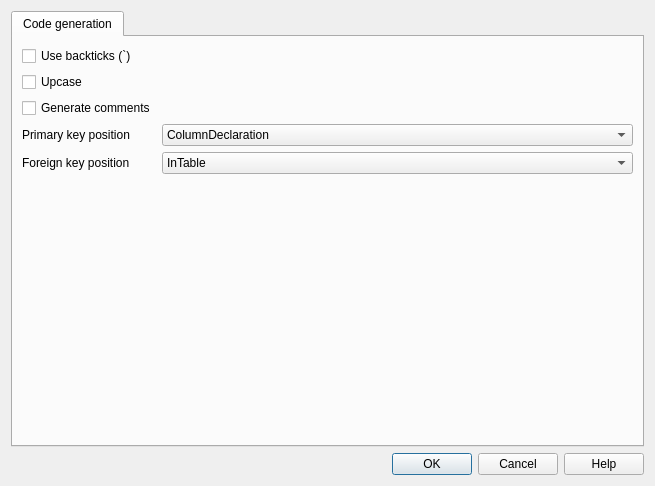
<?xml version="1.0" encoding="UTF-8"?>
<ui version="4.0">
 <class>PreferencesDialog</class>
 <widget class="QDialog" name="PreferencesDialog">
  <property name="geometry">
   <rect>
    <x>0</x>
    <y>0</y>
    <width>655</width>
    <height>486</height>
   </rect>
  </property>
  <property name="windowTitle">
   <string>Dialog</string>
  </property>
  <layout class="QVBoxLayout" name="verticalLayout">
   <item>
    <widget class="QTabWidget" name="tabWidget">
     <property name="tabShape">
      <enum>QTabWidget::Rounded</enum>
     </property>
     <property name="currentIndex">
      <number>0</number>
     </property>
     <widget class="QWidget" name="tabWidgetPage1" native="true">
      <attribute name="icon">
       <iconset>
        <normaloff>:/images/actions/images/small/sql.png</normaloff>:/images/actions/images/small/sql.png</iconset>
      </attribute>
      <attribute name="title">
       <string>Code generation</string>
      </attribute>
      <layout class="QFormLayout" name="formLayout">
       <item row="0" column="0">
        <widget class="QCheckBox" name="checkBox">
         <property name="toolTip">
          <string>Whether to use backticks in the names generated in the SQL</string>
         </property>
         <property name="text">
          <string>Use backticks (`)</string>
         </property>
        </widget>
       </item>
       <item row="1" column="0">
        <widget class="QCheckBox" name="checkBox_2">
         <property name="toolTip">
          <string>If the generated SQL code should be UPCASE of lowercase</string>
         </property>
         <property name="text">
          <string>Upcase</string>
         </property>
        </widget>
       </item>
       <item row="2" column="0">
        <widget class="QCheckBox" name="checkBox_3">
         <property name="toolTip">
          <string>Check if you want to insert comments in the generated code. These will be taken from the description of the elements, and also will contain some other comments</string>
         </property>
         <property name="text">
          <string>Generate comments</string>
         </property>
        </widget>
       </item>
       <item row="4" column="0">
        <widget class="QLabel" name="label">
         <property name="text">
          <string>Primary key position</string>
         </property>
        </widget>
       </item>
       <item row="4" column="1">
        <widget class="QComboBox" name="comboBox">
         <property name="toolTip">
          <string>&lt;!DOCTYPE HTML PUBLIC &quot;-//W3C//DTD HTML 4.0//EN&quot; &quot;http://www.w3.org/TR/REC-html40/strict.dtd&quot;&gt;
&lt;html&gt;&lt;head&gt;&lt;meta name=&quot;qrichtext&quot; content=&quot;1&quot; /&gt;&lt;style type=&quot;text/css&quot;&gt;
p, li { white-space: pre-wrap; }
&lt;/style&gt;&lt;/head&gt;&lt;body style=&quot; font-family:'Sans'; font-size:10pt; font-weight:400; font-style:normal;&quot;&gt;
&lt;table border=&quot;0&quot; style=&quot;-qt-table-type: root; margin-top:4px; margin-bottom:4px; margin-left:4px; margin-right:4px;&quot;&gt;
&lt;tr&gt;
&lt;td style=&quot;border: none;&quot;&gt;
&lt;p style=&quot; margin-top:0px; margin-bottom:0px; margin-left:0px; margin-right:0px; -qt-block-indent:0; text-indent:0px;&quot;&gt;Where to place the primary keys:&lt;/p&gt;
&lt;p style=&quot; margin-top:0px; margin-bottom:0px; margin-left:0px; margin-right:0px; -qt-block-indent:0; text-indent:0px;&quot;&gt;ColumnDeclaration:&lt;/p&gt;
&lt;p style=&quot; margin-top:0px; margin-bottom:0px; margin-left:0px; margin-right:0px; -qt-block-indent:0; text-indent:0px;&quot;&gt;Generates SQL like:&lt;/p&gt;
&lt;p style=&quot; margin-top:0px; margin-bottom:0px; margin-left:0px; margin-right:0px; -qt-block-indent:0; text-indent:0px;&quot;&gt;&lt;span style=&quot; font-weight:600; color:#0000ff;&quot;&gt;create table&lt;/span&gt;&lt;span style=&quot; font-weight:600;&quot;&gt; my_table (&lt;/span&gt;&lt;/p&gt;
&lt;p style=&quot; margin-top:0px; margin-bottom:0px; margin-left:0px; margin-right:0px; -qt-block-indent:0; text-indent:0px;&quot;&gt;&lt;span style=&quot; font-weight:600;&quot;&gt;	col &lt;/span&gt;&lt;span style=&quot; font-weight:600; color:#0000ff;&quot;&gt;integer primary key &lt;/span&gt;&lt;span style=&quot; font-weight:600;&quot;&gt;,&lt;/span&gt;&lt;/p&gt;
&lt;p style=&quot; margin-top:0px; margin-bottom:0px; margin-left:0px; margin-right:0px; -qt-block-indent:0; text-indent:0px;&quot;&gt;&lt;span style=&quot; font-weight:600;&quot;&gt;...&lt;/span&gt;&lt;/p&gt;
&lt;p style=&quot; margin-top:0px; margin-bottom:0px; margin-left:0px; margin-right:0px; -qt-block-indent:0; text-indent:0px;&quot;&gt;AfterColumnDeclaration:&lt;/p&gt;
&lt;p style=&quot; margin-top:0px; margin-bottom:0px; margin-left:0px; margin-right:0px; -qt-block-indent:0; text-indent:0px;&quot;&gt;Generates SQL like:&lt;/p&gt;
&lt;p style=&quot; margin-top:0px; margin-bottom:0px; margin-left:0px; margin-right:0px; -qt-block-indent:0; text-indent:0px;&quot;&gt;&lt;span style=&quot; font-weight:600; color:#0000ff;&quot;&gt;create table&lt;/span&gt;&lt;span style=&quot; font-weight:600;&quot;&gt; my_table (&lt;/span&gt;&lt;/p&gt;
&lt;p style=&quot; margin-top:0px; margin-bottom:0px; margin-left:0px; margin-right:0px; -qt-block-indent:0; text-indent:0px;&quot;&gt;&lt;span style=&quot; font-weight:600;&quot;&gt;	col &lt;/span&gt;&lt;span style=&quot; font-weight:600; color:#0000ff;&quot;&gt;integer&lt;/span&gt;&lt;span style=&quot; font-weight:600;&quot;&gt;,&lt;/span&gt;&lt;/p&gt;
&lt;p style=&quot; margin-top:0px; margin-bottom:0px; margin-left:0px; margin-right:0px; -qt-block-indent:0; text-indent:0px;&quot;&gt;&lt;span style=&quot; font-weight:600;&quot;&gt;...&lt;/span&gt;&lt;/p&gt;
&lt;p style=&quot; margin-top:0px; margin-bottom:0px; margin-left:0px; margin-right:0px; -qt-block-indent:0; text-indent:0px;&quot;&gt;&lt;span style=&quot; font-weight:600; color:#0000ff;&quot;&gt;	primary key &lt;/span&gt;&lt;span style=&quot; font-weight:600; color:#000000;&quot;&gt;(col)&lt;/span&gt;&lt;/p&gt;
&lt;p style=&quot; margin-top:0px; margin-bottom:0px; margin-left:0px; margin-right:0px; -qt-block-indent:0; text-indent:0px;&quot;&gt;&lt;span style=&quot; font-weight:600;&quot;&gt;...&lt;/span&gt;&lt;/p&gt;
&lt;p style=&quot;-qt-paragraph-type:empty; margin-top:0px; margin-bottom:0px; margin-left:0px; margin-right:0px; -qt-block-indent:0; text-indent:0px;&quot;&gt;&lt;/p&gt;
&lt;p style=&quot;-qt-paragraph-type:empty; margin-top:0px; margin-bottom:0px; margin-left:0px; margin-right:0px; -qt-block-indent:0; text-indent:0px;&quot;&gt;&lt;/p&gt;&lt;/td&gt;&lt;/tr&gt;&lt;/table&gt;&lt;/body&gt;&lt;/html&gt;</string>
         </property>
         <item>
          <property name="text">
           <string>ColumnDeclaration</string>
          </property>
         </item>
         <item>
          <property name="text">
           <string>AfterColumnsDeclaration</string>
          </property>
         </item>
        </widget>
       </item>
       <item row="5" column="0">
        <widget class="QLabel" name="label_2">
         <property name="text">
          <string>Foreign key position</string>
         </property>
        </widget>
       </item>
       <item row="5" column="1">
        <widget class="QComboBox" name="comboBox_2">
         <item>
          <property name="text">
           <string>InTable</string>
          </property>
         </item>
         <item>
          <property name="text">
           <string>AfterTable</string>
          </property>
         </item>
         <item>
          <property name="text">
           <string>OnlyInternal</string>
          </property>
         </item>
        </widget>
       </item>
      </layout>
     </widget>
    </widget>
   </item>
   <item>
    <widget class="QDialogButtonBox" name="buttonBox">
     <property name="orientation">
      <enum>Qt::Horizontal</enum>
     </property>
     <property name="standardButtons">
      <set>QDialogButtonBox::Cancel|QDialogButtonBox::Help|QDialogButtonBox::Ok</set>
     </property>
    </widget>
   </item>
  </layout>
 </widget>
 <resources/>
 <connections>
  <connection>
   <sender>buttonBox</sender>
   <signal>accepted()</signal>
   <receiver>PreferencesDialog</receiver>
   <slot>accept()</slot>
   <hints>
    <hint type="sourcelabel">
     <x>248</x>
     <y>254</y>
    </hint>
    <hint type="destinationlabel">
     <x>157</x>
     <y>274</y>
    </hint>
   </hints>
  </connection>
  <connection>
   <sender>buttonBox</sender>
   <signal>rejected()</signal>
   <receiver>PreferencesDialog</receiver>
   <slot>reject()</slot>
   <hints>
    <hint type="sourcelabel">
     <x>316</x>
     <y>260</y>
    </hint>
    <hint type="destinationlabel">
     <x>286</x>
     <y>274</y>
    </hint>
   </hints>
  </connection>
 </connections>
</ui>
